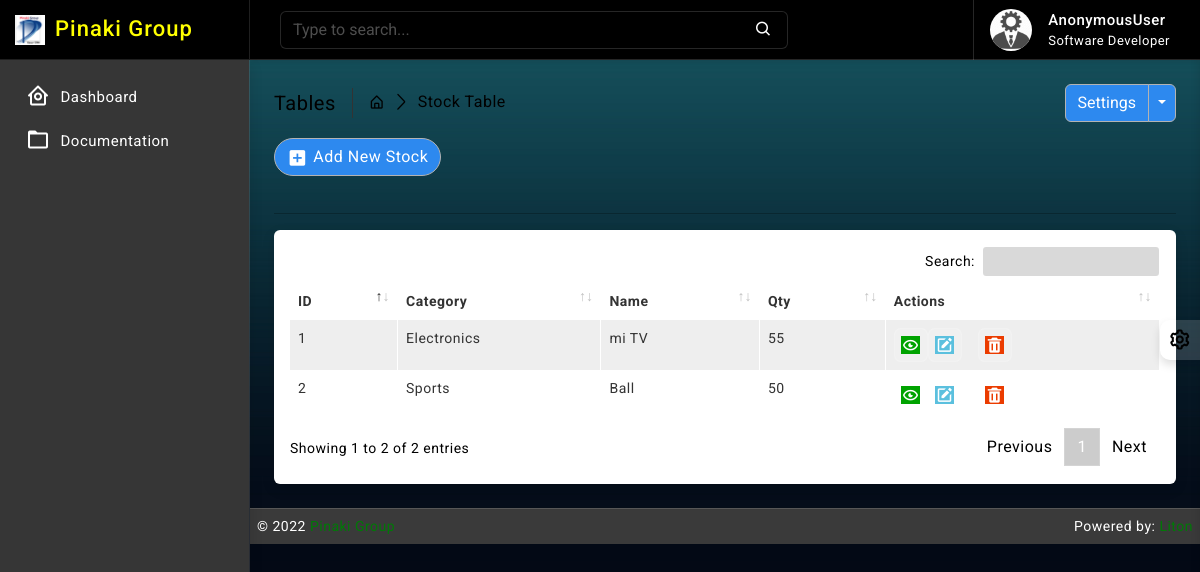
/stock/, run on the app's committed database.
### stock/models.py (models this page shows, shortened)
class Stock(models.Model):
    id = models.AutoField(primary_key=True)
    category = models.ForeignKey(Category, on_delete=models.CASCADE, blank=False)
    name = models.CharField(max_length=30, unique=True)
    quantity = models.IntegerField(default=1)
    is_deleted = models.BooleanField(default=False)

### category/models.py (models this page shows)
class Category(models.Model):
    name = models.CharField(max_length=64, null=True, unique=True, blank=True)
    created_at = models.DateTimeField(auto_now_add=True, auto_now=False)
    updated_at = models.DateTimeField(auto_now_add=False, auto_now=True)
    def __str__(self):
        return self.name

### stock/views.py (the view)
# urls.py: path('', views.StockListView.as_view(), name='stock_read'),
class StockListView(ListView):
    model = Stock
    template_name = 'stock/read.html'
    context_object_name = 'stocks'
    paginate_by = 10

### templates/stock/read.html (shortened to what this page needs)
{% extends 'base/base.html' %}
{% block body %}
{% load static %}
		<div class="page-wrapper">
			<div class="page-content">
				<div class="page-breadcrumb d-none d-sm-flex align-items-center mb-3">
					<div class="breadcrumb-title pe-3">Tables</div>
					<div class="ps-3">
						<nav aria-label="breadcrumb">
							<ol class="breadcrumb mb-0 p-0">
								<li class="breadcrumb-item"><a href="#"><i class="bx bx-home-alt"></i></a>
								</li>
								<li class="breadcrumb-item active" aria-current="page">Stock Table</li>
							</ol>
						</nav>
					</div>
					<div class="ms-auto">
						<div class="btn-group">
							<button type="button" class="btn btn-light">Settings</button>
							<button type="button" class="btn btn-light dropdown-toggle dropdown-toggle-split" data-bs-toggle="dropdown">	<span class="visually-hidden">Toggle Dropdown</span>
							</button>
						</div>
					</div>
				</div>
                <div class="ms-auto"><a href="/stock/new/" class="btn btn-light radius-30 mt-2 mt-lg-0"><i class="bx bxs-plus-square"></i>Add New Stock</a></div><br>
				<hr/>
				<div class="card">
					<div class="card-body">
						<div class="table-responsive">
							<table id="example2" class="table table-striped table-bordered">
								<thead>
									<tr>
										<th>ID</th>
										<th>Category</th>
										<th>Name</th>
                                        <th>Qty</th>
										<th>Actions</th>
									</tr>
								</thead>
								<tbody>
									{% for data in stocks %}
									<tr>
									   <td>{{ data.id }}</td>
									   <td>{{ data.category }}</td>
									   <td>{{ data.name }}</td>
                                       <td>{{ data.quantity }}</td>
									   <td class="center">
										<div class="d-flex order-actions">
											<a class="" href="#">
												<i class="fadeIn animated bx bx-show-alt"></i>
											</a>
											<a class="" href="{% url 'stock_update' data.id %}">
												<i class='bx bxs-edit'></i>
											</a>
											<a class="ms-3" href="{% url 'stock_delete' data.id %}" onclick="return confirm('Are you sure?');">
												<i class='bx bxs-trash'></i>
											</a>
										</div>
									   </td>
									</tr>
								 {% endfor %}
								</tbody>
							</table>
						</div>
					</div>
				</div>
			</div>
		</div>
{% endblock body %}

### static/css/app.css (style rules this page uses)
body { font-size: 14px; letter-spacing: .5px; font-family: Roboto, sans-serif; overflow-x: hidden }
a { text-decoration: none }
.page-wrapper { height: 100%; margin-top: 60px; margin-bottom: 0px; margin-left: 250px }
.page-content { padding: 1.5rem 1.5rem 0 1.5rem }
.breadcrumb-title { font-size: 20px; border-right: 1.5px solid #333; }
.page-breadcrumb .breadcrumb li.breadcrumb-item { font-size: 16px }
.page-breadcrumb .breadcrumb-item+.breadcrumb-item::before { display: inline-block; padding-right: .5rem; color: #000000; font-family: LineIcons; content: "\ea5c" }
.order-actions a { font-size: 18px; width: 34px; height: 34px; display: flex; align-items: center; justify-content: center; background: rgb(255 255 255 / 15%); border: 1px solid rgb(255 255 255 / 15%); text-align: center; border-radius: 20%; color: #ffffff }
.radius-30 { border-radius: 30px }
.btn i { vertical-align: middle; font-size: 1.3rem; margin-top: -1em; margin-bottom: -1em; margin-right: 5px }
.bg-theme { background-size: 100% 100%; background-attachment: fixed; background-position: center; background-repeat: no-repeat; transition: background .2s; }
body.bg-theme2 { background-image: url(../images/bg-themes/2.png); }

### data on the page
Stock: id "1", category "Electronics", name "mi TV", quantity "55"
Stock: id "2", category "Sports", name "Ball", quantity "50"

### other printed values
{{ request.user }} "AnonymousUser"
